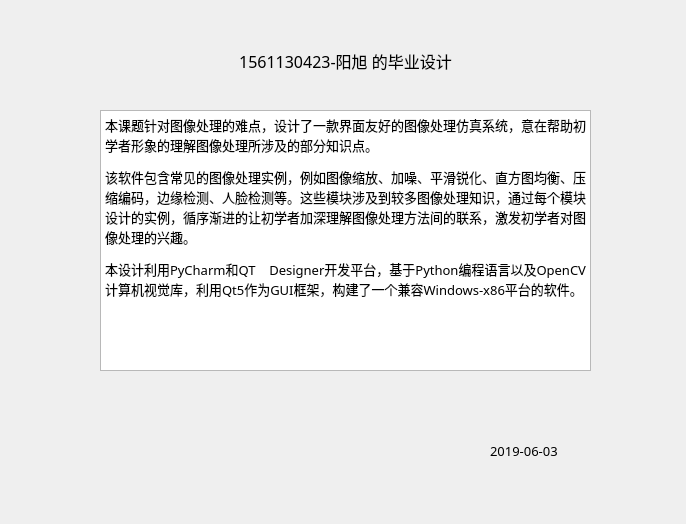
<?xml version="1.0" encoding="UTF-8"?>
<ui version="4.0">
 <class>Form</class>
 <widget class="QWidget" name="Form">
  <property name="geometry">
   <rect>
    <x>0</x>
    <y>0</y>
    <width>686</width>
    <height>524</height>
   </rect>
  </property>
  <property name="windowTitle">
   <string>关于本软件</string>
  </property>
  <widget class="QLabel" name="label">
   <property name="geometry">
    <rect>
     <x>210</x>
     <y>30</y>
     <width>271</width>
     <height>61</height>
    </rect>
   </property>
   <property name="font">
    <font>
     <family>黑体</family>
     <pointsize>12</pointsize>
    </font>
   </property>
   <property name="text">
    <string>1561130423-阳旭 的毕业设计</string>
   </property>
   <property name="alignment">
    <set>Qt::AlignCenter</set>
   </property>
  </widget>
  <widget class="QTextBrowser" name="textBrowser">
   <property name="geometry">
    <rect>
     <x>100</x>
     <y>110</y>
     <width>491</width>
     <height>261</height>
    </rect>
   </property>
   <property name="font">
    <font>
     <family>黑体</family>
     <pointsize>10</pointsize>
    </font>
   </property>
   <property name="focusPolicy">
    <enum>Qt::StrongFocus</enum>
   </property>
   <property name="html">
    <string>&lt;!DOCTYPE HTML PUBLIC &quot;-//W3C//DTD HTML 4.0//EN&quot; &quot;http://www.w3.org/TR/REC-html40/strict.dtd&quot;&gt;
&lt;html&gt;&lt;head&gt;&lt;meta name=&quot;qrichtext&quot; content=&quot;1&quot; /&gt;&lt;style type=&quot;text/css&quot;&gt;
p, li { white-space: pre-wrap; }
&lt;/style&gt;&lt;/head&gt;&lt;body style=&quot; font-family:'黑体'; font-size:10pt; font-weight:400; font-style:normal;&quot;&gt;
&lt;p align=&quot;justify&quot; style=&quot; margin-top:12px; margin-bottom:12px; margin-left:0px; margin-right:0px; -qt-block-indent:0; text-indent:0px;&quot;&gt;&lt;span style=&quot; font-family:'宋体';&quot;&gt;本课题针对图像处理的难点，设计了一款界面友好的图像处理仿真系统，意在帮助初学者形象的理解图像处理所涉及的部分知识点。&lt;/span&gt;&lt;/p&gt;
&lt;p align=&quot;justify&quot; style=&quot; margin-top:12px; margin-bottom:12px; margin-left:0px; margin-right:0px; -qt-block-indent:0; text-indent:0px;&quot;&gt;&lt;span style=&quot; font-family:'宋体';&quot;&gt;该软件包含常见的图像处理实例，例如图像缩放、加噪、平滑锐化、直方图均衡、压缩编码，边缘检测、人脸检测等。这些模块涉及到较多图像处理知识，通过每个模块设计的实例，循序渐进的让初学者加深理解图像处理方法间的联系，激发初学者对图像处理的兴趣。&lt;/span&gt;&lt;/p&gt;
&lt;p align=&quot;justify&quot; style=&quot; margin-top:12px; margin-bottom:12px; margin-left:0px; margin-right:0px; -qt-block-indent:0; text-indent:0px;&quot;&gt;&lt;span style=&quot; font-family:'宋体';&quot;&gt;本设计利用&lt;/span&gt;&lt;span style=&quot; font-family:'Times New Roman,serif';&quot;&gt;PyCharm&lt;/span&gt;&lt;span style=&quot; font-family:'宋体';&quot;&gt;和&lt;/span&gt;&lt;span style=&quot; font-family:'Times New Roman,serif';&quot;&gt;QT Designer&lt;/span&gt;&lt;span style=&quot; font-family:'宋体';&quot;&gt;开发平台，基于&lt;/span&gt;&lt;span style=&quot; font-family:'Times New Roman,serif';&quot;&gt;Python&lt;/span&gt;&lt;span style=&quot; font-family:'宋体';&quot;&gt;编程语言以及&lt;/span&gt;&lt;span style=&quot; font-family:'Times New Roman,serif';&quot;&gt;OpenCV&lt;/span&gt;&lt;span style=&quot; font-family:'宋体';&quot;&gt;计算机视觉库，利用&lt;/span&gt;&lt;span style=&quot; font-family:'Times New Roman,serif';&quot;&gt;Qt5&lt;/span&gt;&lt;span style=&quot; font-family:'宋体';&quot;&gt;作为&lt;/span&gt;&lt;span style=&quot; font-family:'Times New Roman,serif';&quot;&gt;GUI&lt;/span&gt;&lt;span style=&quot; font-family:'宋体';&quot;&gt;框架，构建了一个兼容&lt;/span&gt;&lt;span style=&quot; font-family:'Times New Roman,serif';&quot;&gt;Windows-x86&lt;/span&gt;&lt;span style=&quot; font-family:'宋体';&quot;&gt;平台的软件。&lt;/span&gt;&lt;/p&gt;&lt;/body&gt;&lt;/html&gt;</string>
   </property>
  </widget>
  <widget class="QLabel" name="label_2">
   <property name="geometry">
    <rect>
     <x>490</x>
     <y>430</y>
     <width>101</width>
     <height>41</height>
    </rect>
   </property>
   <property name="font">
    <font>
     <family>黑体</family>
     <pointsize>10</pointsize>
    </font>
   </property>
   <property name="text">
    <string>2019-06-03</string>
   </property>
  </widget>
 </widget>
 <resources/>
 <connections/>
</ui>
